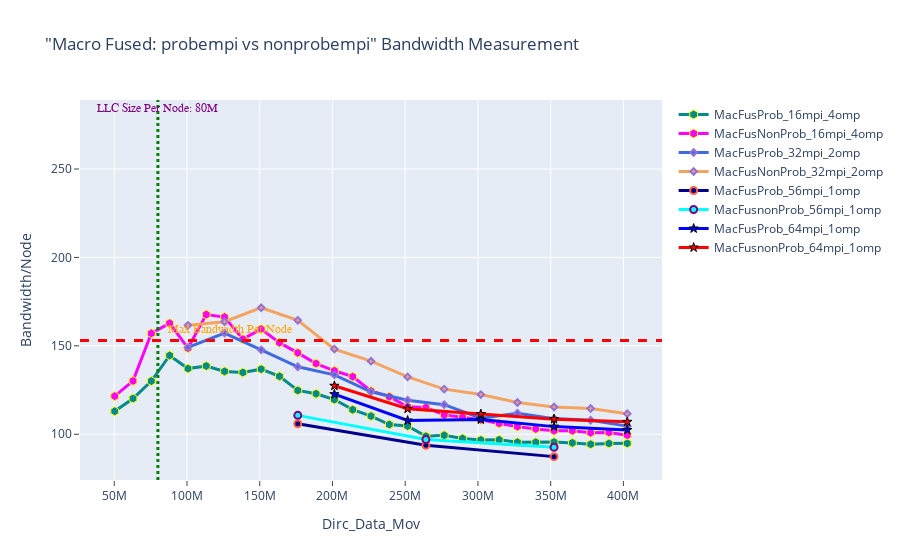

This figure's notebook cell:
### Markdown cell above
## BANDWIDTH - macro fused: probempi vs nonprobempi

### Code cell
fig = go.Figure() 

# 1----
fig.add_trace(go.Scatter(x=(dfMacFusProb_16mpi_4omp.Dirc_Data_Mov*(dfMacFusProb_16mpi_4omp.MPI_size/2)), 
                         y=(dfMacFusProb_16mpi_4omp.BAND*(dfMacFusProb_16mpi_4omp.MPI_size/2)), 
                         mode='lines+markers', 
                         name='MacFusProb_16mpi_4omp',
                         line=dict(color='darkcyan',width=3),
                         marker=dict(symbol='hexagon',size=9, line=dict(color='yellow',width=1))))

fig.add_trace(go.Scatter(x=(dfMacFusNonProb_16mpi_4omp.Dirc_Data_Mov*(dfMacFusNonProb_16mpi_4omp.MPI_size/2)), 
                         y=(dfMacFusNonProb_16mpi_4omp.BAND*(dfMacFusNonProb_16mpi_4omp.MPI_size/2)), 
                         mode='lines+markers', 
                         name='MacFusNonProb_16mpi_4omp',
                         line=dict(color='magenta',width=3),
                         marker=dict(symbol='hexagon',size=9, line=dict(color='yellow',width=1))))


# 2----
fig.add_trace(go.Scatter(x=(dfMacFusProb_32mpi_2omp.Dirc_Data_Mov*(dfMacFusProb_32mpi_2omp.MPI_size/2)), 
                         y=(dfMacFusProb_32mpi_2omp.BAND*(dfMacFusProb_32mpi_2omp.MPI_size/2)), 
                         mode='lines+markers', 
                         name='MacFusProb_32mpi_2omp',
                         line=dict(color='royalblue',width=3),
                         marker=dict(symbol='diamond',size=5,line=dict(color='MediumPurple',width=2))))

fig.add_trace(go.Scatter(x=(dfMacFusNonProb_32mpi_2omp.Dirc_Data_Mov*(dfMacFusNonProb_32mpi_2omp.MPI_size/2)), 
                         y=(dfMacFusNonProb_32mpi_2omp.BAND*(dfMacFusNonProb_32mpi_2omp.MPI_size/2)), 
                         mode='lines+markers', 
                         name='MacFusNonProb_32mpi_2omp',
                         line=dict(color='sandybrown',width=3),
                         marker=dict(symbol='diamond',size=5,line=dict(color='MediumPurple',width=2))))


# 3----
fig.add_trace(go.Scatter(x=(dfMacFusProb_56mpi_1omp.Dirc_Data_Mov*(dfMacFusProb_56mpi_1omp.MPI_size/2)), 
                         y=(dfMacFusProb_56mpi_1omp.BAND*(dfMacFusProb_56mpi_1omp.MPI_size/2)), 
                         mode='lines+markers', 
                         name='MacFusProb_56mpi_1omp',
                         line=dict(color='darkblue',width=3),
                         marker=dict(symbol='circle',size=7, line=dict(color='tomato',width=2))))

fig.add_trace(go.Scatter(x=(dfMacFusnonProb_56mpi_1omp.Dirc_Data_Mov*(dfMacFusnonProb_56mpi_1omp.MPI_size/2)), 
                         y=(dfMacFusnonProb_56mpi_1omp.BAND*(dfMacFusnonProb_56mpi_1omp.MPI_size/2)), 
                         mode='lines+markers', 
                         name='MacFusnonProb_56mpi_1omp',
                         line=dict(color='cyan',width=3),
                         marker=dict(symbol='circle',size=7,line=dict(color='Purple',width=2))))



# 4----
fig.add_trace(go.Scatter(x=(dfMacFusProb_64mpi_1omp.Dirc_Data_Mov*(dfMacFusProb_64mpi_1omp.MPI_size/2)), 
                         y=(dfMacFusProb_64mpi_1omp.BAND*(dfMacFusProb_64mpi_1omp.MPI_size/2)), 
                         mode='lines+markers', 
                         name='MacFusProb_64mpi_1omp',
                         line=dict(color='blue',width=3),
                         marker=dict(symbol='star',size=7, line=dict(color='black',width=1))))

fig.add_trace(go.Scatter(x=(dfMacFusnonProb_64mpi_1omp.Dirc_Data_Mov*(dfMacFusnonProb_64mpi_1omp.MPI_size/2)), 
                         y=(dfMacFusnonProb_64mpi_1omp.BAND*(dfMacFusnonProb_64mpi_1omp.MPI_size/2)), 
                         mode='lines+markers', 
                         name='MacFusnonProb_64mpi_1omp',
                         line=dict(color='red',width=3),
                         marker=dict(symbol='star',size=7, line=dict(color='black',width=1))))

# Adding vertical and horizontal lines 
fig.add_vline(x=80e6, line_width=3, line_dash="dot", line_color="green")
fig.add_hline(y=153, line_width=3, line_dash="dash", line_color="red")

# Add annotation with arrow
fig.add_annotation(
    x='80e6'
    , y=280
    , text=f'LLC Size Per Node: 80M'
    , yanchor='bottom'
    , showarrow=False
    , arrowhead=1
    , arrowsize=1
    , arrowwidth=2
    , arrowcolor="#636363"
    , ax=-20
    , ay=-30
    , font=dict(size=12, color="purple", family="Sans Serif")
    , align="left"
    ,)

fig.add_annotation(
    x='130e6'
    , y=155
    , text=f'Max Bandwidth Per Node'
    , yanchor='bottom'
    , showarrow=False
    , arrowhead=1
    , arrowsize=1
    , arrowwidth=2
    , arrowcolor="#636363"
    , ax=-20
    , ay=-30
    , font=dict(size=12, color="orange", family="Sans Serif")
    , align="left"
    ,)


fig.update_layout(title='"Macro Fused: probempi vs nonprobempi" Bandwidth Measurement',
                  xaxis_title='Dirc_Data_Mov', yaxis_title='Bandwidth/Node', 
                  xaxis=dict(ticks="outside"),  
                  yaxis=dict(ticks="outside"))

### Figure 1 — Plotly figure (JSON) as saved in the notebook; plotly's stock layout.template omitted (floating-point values rounded to 4 significant figures)
{"data": [{"line": {"color": "darkcyan", "width": 3}, "marker": {"line": {"color": "yellow", "width": 1}, "size": 9, "symbol": "hexagon"}, "mode": "lines+markers", "name": "MacFusProb_16mpi_4omp", "type": "scatter", "x": [50331648, 62914560, 75497472, 88080384, 100663296, 113246208, 125829120, 138412032, 150994944, 163577856, 176160768, 188743680, 201326592, 213909504, 226492416, 239075328, 251658240, 264241152, 276824064, 289406976, 301989888, 314572800, 327155712, 339738624, 352321536, 364904448, 377487360, 390070272, 402653184], "y": [113.0, 120.2, 130.1, 144.6, 137.1, 138.6, 135.6, 134.9, 136.8, 132.7, 124.8, 122.9, 119.6, 113.9, 110.3, 105.5, 104.6, 98.88, 99.39, 97.63, 96.76, 96.89, 95.49, 95.44, 95.6, 95.11, 94.34, 94.81, 94.84]}, {"line": {"color": "magenta", "width": 3}, "marker": {"line": {"color": "yellow", "width": 1}, "size": 9, "symbol": "hexagon"}, "mode": "lines+markers", "name": "MacFusNonProb_16mpi_4omp", "type": "scatter", "x": [50331648, 62914560, 75497472, 88080384, 100663296, 113246208, 125829120, 138412032, 150994944, 163577856, 176160768, 188743680, 201326592, 213909504, 226492416, 239075328, 251658240, 264241152, 276824064, 289406976, 301989888, 314572800, 327155712, 339738624, 352321536, 364904448, 377487360, 390070272, 402653184], "y": [121.6, 130.2, 157.1, 162.8, 148.7, 167.7, 166.3, 153.8, 159.5, 151.8, 146.1, 140.0, 135.9, 132.6, 124.4, 121.3, 115.6, 115.1, 110.9, 109.7, 108.2, 106.1, 104.3, 103.0, 102.0, 102.0, 100.8, 101.0, 99.44]}, {"line": {"color": "royalblue", "width": 3}, "marker": {"line": {"color": "MediumPurple", "width": 2}, "size": 5, "symbol": "diamond"}, "mode": "lines+markers", "name": "MacFusProb_32mpi_2omp", "type": "scatter", "x": [100663296, 125829120, 150994944, 176160768, 201326592, 226492416, 251658240, 276824064, 301989888, 327155712, 352321536, 377487360, 402653184], "y": [149.1, 157.2, 147.8, 138.2, 133.6, 124.0, 119.3, 116.7, 109.1, 111.9, 108.8, 107.9, 104.6]}, {"line": {"color": "sandybrown", "width": 3}, "marker": {"line": {"color": "MediumPurple", "width": 2}, "size": 5, "symbol": "diamond"}, "mode": "lines+markers", "name": "MacFusNonProb_32mpi_2omp", "type": "scatter", "x": [100663296, 125829120, 150994944, 176160768, 201326592, 226492416, 251658240, 276824064, 301989888, 327155712, 352321536, 377487360, 402653184], "y": [161.6, 163.6, 171.6, 164.5, 148.2, 141.3, 132.4, 125.5, 122.4, 118.0, 115.4, 114.6, 111.6]}, {"line": {"color": "darkblue", "width": 3}, "marker": {"line": {"color": "tomato", "width": 2}, "size": 7, "symbol": "circle"}, "mode": "lines+markers", "name": "MacFusProb_56mpi_1omp", "type": "scatter", "x": [176160768, 264241152, 352321536], "y": [105.9, 93.77, 87.34]}, {"line": {"color": "cyan", "width": 3}, "marker": {"line": {"color": "Purple", "width": 2}, "size": 7, "symbol": "circle"}, "mode": "lines+markers", "name": "MacFusnonProb_56mpi_1omp", "type": "scatter", "x": [176160768, 264241152, 352321536], "y": [110.7, 97.03, 92.64]}, {"line": {"color": "blue", "width": 3}, "marker": {"line": {"color": "black", "width": 1}, "size": 7, "symbol": "star"}, "mode": "lines+markers", "name": "MacFusProb_64mpi_1omp", "type": "scatter", "x": [201326592, 251658240, 301989888, 352321536, 402653184], "y": [122.7, 107.8, 108.3, 104.3, 102.4]}, {"line": {"color": "red", "width": 3}, "marker": {"line": {"color": "black", "width": 1}, "size": 7, "symbol": "star"}, "mode": "lines+markers", "name": "MacFusnonProb_64mpi_1omp", "type": "scatter", "x": [201326592, 251658240, 301989888, 352321536, 402653184], "y": [127.4, 114.4, 111.4, 108.5, 107.0]}], "layout": {"annotations": [{"align": "left", "arrowcolor": "#636363", "arrowhead": 1, "arrowsize": 1, "arrowwidth": 2, "ax": -20, "ay": -30, "font": {"color": "purple", "family": "Sans Serif", "size": 12}, "showarrow": false, "text": "LLC Size Per Node: 80M", "x": "80e6", "y": 280, "yanchor": "bottom"}, {"align": "left", "arrowcolor": "#636363", "arrowhead": 1, "arrowsize": 1, "arrowwidth": 2, "ax": -20, "ay": -30, "font": {"color": "orange", "family": "Sans Serif", "size": 12}, "showarrow": false, "text": "Max Bandwidth Per Node", "x": "130e6", "y": 155, "yanchor": "bottom"}], "shapes": [{"line": {"color": "green", "dash": "dot", "width": 3}, "type": "line", "x0": 80000000, "x1": 80000000, "xref": "x", "y0": 0, "y1": 1, "yref": "y domain"}, {"line": {"color": "red", "dash": "dash", "width": 3}, "type": "line", "x0": 0, "x1": 1, "xref": "x domain", "y0": 153, "y1": 153, "yref": "y"}], "title": {"text": "\"Macro Fused: probempi vs nonprobempi\" Bandwidth Measurement"}, "xaxis": {"ticks": "outside", "title": {"text": "Dirc_Data_Mov"}}, "yaxis": {"ticks": "outside", "title": {"text": "Bandwidth/Node"}}}}
